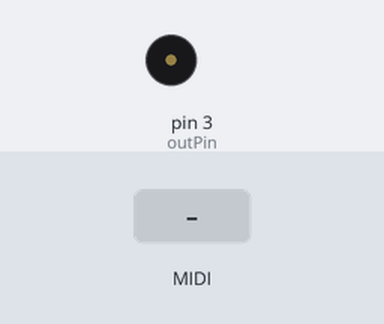
A sketch run on a simulated Arduino Uno, built with avr-gcc and run on an emulated ATmega328P. Parts: buzzer (waves = sounding). The test bench sets the inputs (shaded band). MIDI output is not drawn.

Above: at 1.2 s.
1.3 s: MIDI note 36 received
At 1.45 s:
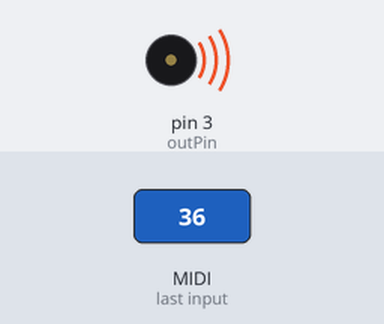
Timing chart, 0 to 4.3 s (numbered marks = the images above; inputs shaded):
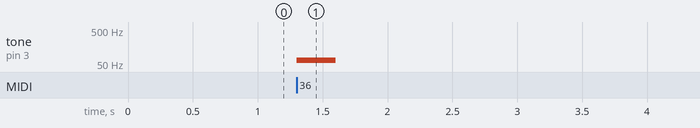

The sketch:

chipotle-MIDI-to-Tone-Polyphonic.ino
```cpp
//MIDI notes go from A0 (21) to G7 (104) - total 84 notes

/* This example uses Tone library by Brett Hagman ()you canfunction to drive DC motors using
the Tone function (MIDI note triggers its correspondent square wave frequency)
it is limited to only one tone at a time (monophonic) but it can lead to
interesting results, for example, using random lenght in incoming notes.
See video using octatrack as MIDI controller, and Chipotle as MOTOR controller.
https://youtu.be/g6R-gjqRJDQ
Sound is capture using inductances (1000uH) sticked to motors bodies

 */
#include "pitches.h"
#include <MIDI.h> //incluye librería MIDI
MIDI_CREATE_DEFAULT_INSTANCE();//ésto va siempre que uses la librería
int cantidad_notas = 84;
int cantidad = 6;
int outPin[6] = {
  2 , 3 , 4 , 5 , 6, 7
} ; //defino los numeros de salida digital
int canalMIDI[6] = {
  1 , 2 , 3 , 4 , 5 , 6,
} ; //defino los numeros de salida digital
int notasMIDI[] = {
  21, 22, 23, 24, 25, 26, 27, 28, 29, 30, 31, 32,
  33, 34, 35, 36, 37, 38, 39, 40, 41, 42, 43, 44,
  45, 46, 47, 48, 49, 50, 51, 52, 53, 54, 55, 56,
  57, 58, 59, 60, 61, 62, 63, 64, 65, 66, 67, 68,
  69, 70, 71, 72, 73, 74, 75, 76, 77, 78, 79, 80,
  81, 82, 83, 84, 85, 86, 87, 88, 89, 90, 91, 92,
  93, 94, 95, 96, 97, 98, 99, 100, 101, 102, 103, 104
};

int tonos[] = {
  NOTE_A0, NOTE_AS0, NOTE_B0, NOTE_C1, NOTE_CS1, NOTE_D1, NOTE_DS1, NOTE_E1, NOTE_F1, NOTE_FS1, NOTE_G1, NOTE_GS1,
  NOTE_A1, NOTE_AS1, NOTE_B1, NOTE_C2, NOTE_CS2, NOTE_D2, NOTE_DS2, NOTE_E2, NOTE_F2, NOTE_FS2, NOTE_G2, NOTE_GS2,
  NOTE_A2, NOTE_AS2, NOTE_B2, NOTE_C3, NOTE_CS3, NOTE_D3, NOTE_DS3, NOTE_E3, NOTE_F3, NOTE_FS3, NOTE_G3, NOTE_GS3,
  NOTE_A3, NOTE_AS3, NOTE_B3, NOTE_C4, NOTE_CS4, NOTE_D4, NOTE_DS4, NOTE_E4, NOTE_F4, NOTE_FS4, NOTE_G4, NOTE_GS4,
  NOTE_A4, NOTE_AS4, NOTE_B4, NOTE_C5, NOTE_CS5, NOTE_D5, NOTE_DS5, NOTE_E5, NOTE_F5, NOTE_FS5, NOTE_G5, NOTE_GS5,
  NOTE_A5, NOTE_AS5, NOTE_B5, NOTE_C6, NOTE_CS6, NOTE_D6, NOTE_DS6, NOTE_E6, NOTE_F6, NOTE_FS6, NOTE_G6, NOTE_GS6,
  NOTE_A6, NOTE_AS6, NOTE_B6, NOTE_C7, NOTE_CS7, NOTE_D7, NOTE_DS7, NOTE_E7, NOTE_F7, NOTE_FS7, NOTE_G7, NOTE_GS7,
};


void HandleNoteOn(byte channel, byte pitch, byte velocity) {

  //for (int i = 0; i < cantidad; i++) {
  if (channel = 1) {
    for (int e = 0; e < cantidad_notas; e++) {
      if (pitch == notasMIDI[e]) {
        tone (3 , tonos[e]);
      }
    }
  }
}
void handleNoteOff(byte channel, byte pitch, byte velocity) {
  if (channel = 1) {
    for (int e = 0; e < cantidad_notas; e++) {
      if (pitch == notasMIDI[e]) {
        noTone (3);
      }
    }
  }
}

void setup() {

  MIDI.begin(MIDI_CHANNEL_OMNI);
  MIDI.setHandleNoteOn(HandleNoteOn);
  MIDI.setHandleNoteOff(handleNoteOff);
}


void loop() {

  MIDI.read();

}
```

pitches.h
```cpp
/*************************************************
 * Public Constants
 *************************************************/
#define NOTE_A0  27
#define NOTE_AS0  31
#define NOTE_B0  31
#define NOTE_C1  33
#define NOTE_CS1 35
#define NOTE_D1  37
#define NOTE_DS1 39
#define NOTE_E1  41
#define NOTE_F1  44
#define NOTE_FS1 46
#define NOTE_G1  49
#define NOTE_GS1 52
#define NOTE_A1  55
#define NOTE_AS1 58
#define NOTE_B1  62
#define NOTE_C2  65
#define NOTE_CS2 69
#define NOTE_D2  73
#define NOTE_DS2 78
#define NOTE_E2  82
#define NOTE_F2  87
#define NOTE_FS2 93
#define NOTE_G2  98
#define NOTE_GS2 104
#define NOTE_A2  110
#define NOTE_AS2 117
#define NOTE_B2  123
#define NOTE_C3  131
#define NOTE_CS3 139
#define NOTE_D3  147
#define NOTE_DS3 156
#define NOTE_E3  165
#define NOTE_F3  175
#define NOTE_FS3 185
#define NOTE_G3  196
#define NOTE_GS3 208
#define NOTE_A3  220
#define NOTE_AS3 233
#define NOTE_B3  247
#define NOTE_C4  262
#define NOTE_CS4 277
#define NOTE_D4  294
#define NOTE_DS4 311
#define NOTE_E4  330
#define NOTE_F4  349
#define NOTE_FS4 370
#define NOTE_G4  392
#define NOTE_GS4 415
#define NOTE_A4  440
#define NOTE_AS4 466
#define NOTE_B4  494
#define NOTE_C5  523
#define NOTE_CS5 554
#define NOTE_D5  587
#define NOTE_DS5 622
#define NOTE_E5  659
#define NOTE_F5  698
#define NOTE_FS5 740
#define NOTE_G5  784
#define NOTE_GS5 831
#define NOTE_A5  880
#define NOTE_AS5 932
#define NOTE_B5  988
#define NOTE_C6  1047
#define NOTE_CS6 1109
#define NOTE_D6  1175
#define NOTE_DS6 1245
#define NOTE_E6  1319
#define NOTE_F6  1397
#define NOTE_FS6 1480
#define NOTE_G6  1568
#define NOTE_GS6 1661
#define NOTE_A6  1760
#define NOTE_AS6 1865
#define NOTE_B6  1976
#define NOTE_C7  2093
#define NOTE_CS7 2217
#define NOTE_D7  2349
#define NOTE_DS7 2489
#define NOTE_E7  2637
#define NOTE_F7  2794
#define NOTE_FS7 2960
#define NOTE_G7  3136
#define NOTE_GS7 3322
#define NOTE_A7  3520
//#define NOTE_A#7 3729
//#define NOTE_B7  3951
//#define NOTE_C8  4186
//#define NOTE_C#8 4435
//#define NOTE_D8  4699
//#define NOTE_D#8 4978
```

Measured:
- after the input at 1.3 s, tone on pin 3 (outPin): silent → 65 Hz at once, → silent 0.30 s later
